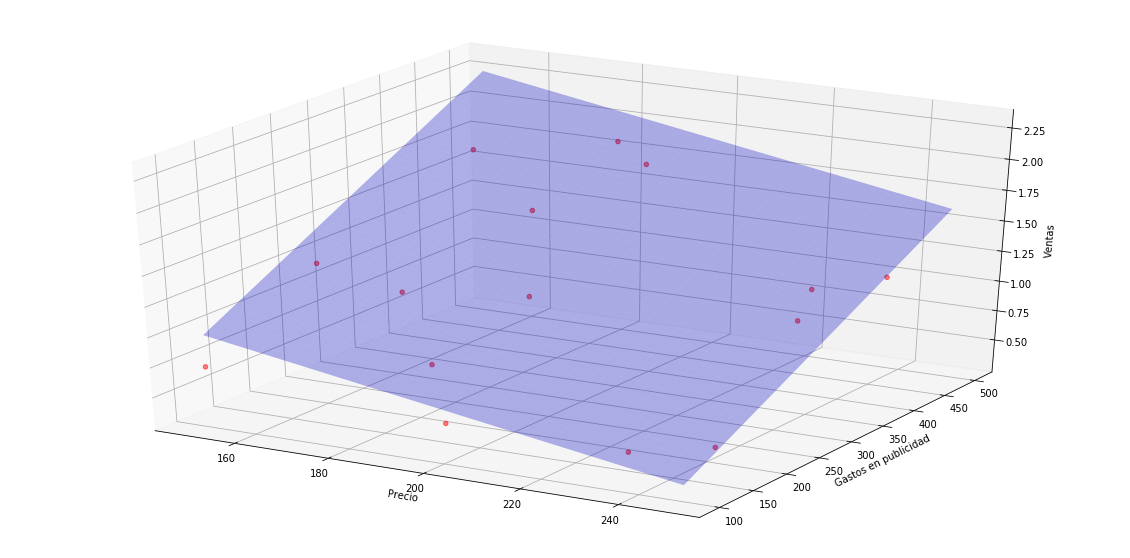

Generate this figure with Python:
#Ejemplo modelo de Regresión Lineal Múltiple

import numpy as np
import pandas as pd
import matplotlib.pyplot as plt
from mpl_toolkits.mplot3d import Axes3D

#Introducimos los datos manualmente. 
X= [[150,100],[159,200],[170,350],[175,400],[179,500],[180,180],[189,159],[199,110],[199,400],[199,230],[235,120],[239,340],[239,360],[249,145],[249,400]]
Y= [0.73,1.39,2.03,1.45,1.82,1.32,0.83,0.53,1.95,1.27,0.49,1.03,1.24,0.55,1.3]


#Preparamos el dataset.
df2=pd.DataFrame(X,columns=['Precio','GastosPublicidad'])
df2['Ventas']=pd.Series(Y)

#Ajustamos el algoritmo.
from sklearn.linear_model import LinearRegression
Regressor = LinearRegression()
Regressor.fit(X,Y)

## Preparamos los datos para la visualización.
x_surf, y_surf = np.meshgrid(np.linspace(df2.Precio.min(), df2.Precio.max(), 100),np.linspace(df2.GastosPublicidad.min(), df2.GastosPublicidad.max(), 100))
onlyX = pd.DataFrame({'Precio': x_surf.ravel(), 'GastosPublicidad': y_surf.ravel()})
fittedY=Regressor.predict(onlyX)


#Visualizamos los datos
fig = plt.figure(figsize=(20,10))
### Ajustamos el tamaño de la figura
ax = fig.add_subplot(111, projection='3d')
ax.scatter(df2['Precio'],df2['GastosPublicidad'],df2['Ventas'],c='red', marker='o', alpha=0.5)
ax.plot_surface(x_surf,y_surf,fittedY.reshape(x_surf.shape), color='b', alpha=0.3)
ax.set_xlabel('Precio')
ax.set_ylabel('Gastos en publicidad')
ax.set_zlabel('Ventas')
plt.show()
